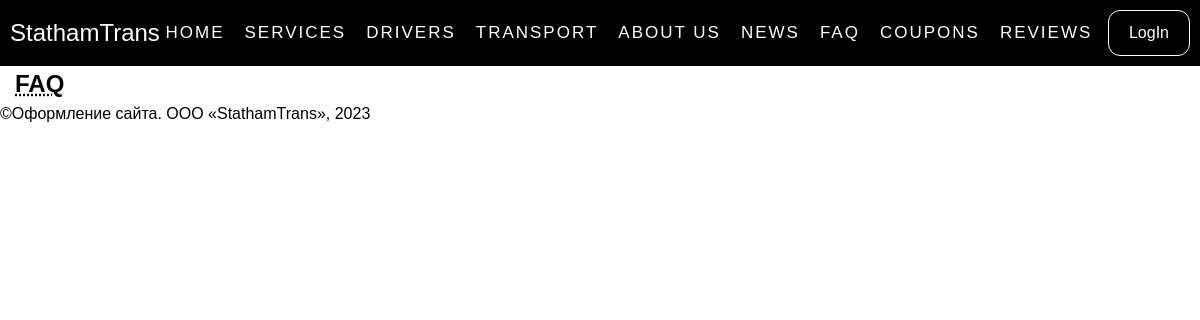
/home/faq/, run on an earlier commit of the app's database.
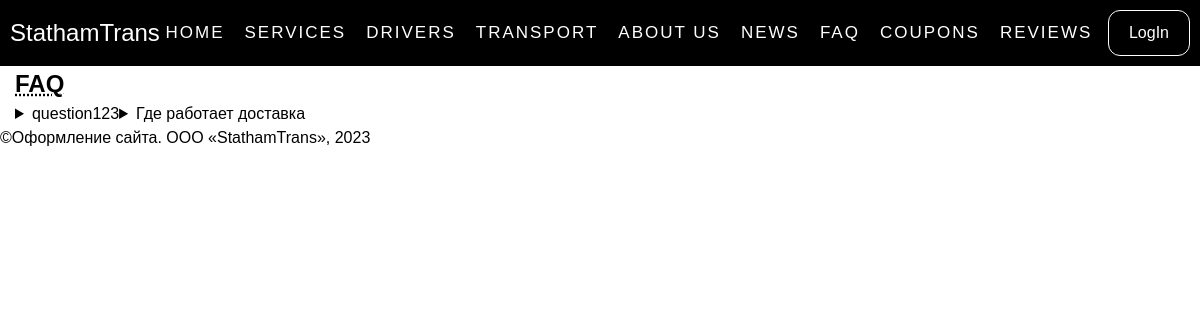
And on a later commit of the database.
### order/models.py (models this page shows, shortened)
class Faq(models.Model):
    question = models.CharField(max_length=255, blank=False)
    date = models.DateField()
    response = models.TextField(blank=False)

### order/views.py (the view)
# urls.py: path('faq/', views.faq, name='faq'),
def faq(request):
    lst = Faq.objects.all()
    return render(request, 'FAQ/faq.html', context={'faq_list': lst})

### order/templates/FAQ/faq.html (shortened to what this page needs)
{% extends "base_generic.html" %}
{% block content %}
    <section class="faq__section">
        <div class="container">
            <h1 class="faq__title">
                <abbr title="Frequently Asked Questions">FAQ</abbr>
            </h1>
            {% if faq_list %}
                <div class="faq__list d-flex flex-wrap">
                    {% for faq_item in faq_list %}
                        <details>
                            <summary>{{ faq_item.question }}</summary>
                            {{ faq_item.response }}<br>
                        </details>
                    {% endfor %}
                </div>
            {% endif %}
        </div>
    </section>
{% endblock %}

What changed in the data, as far as the page shows it:
added Faq: question "question123"
added Faq: question "Где работает доставка"
